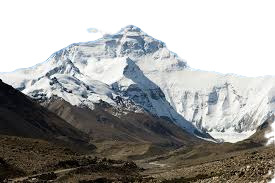
#> input picture queries/3.jpg, 275 x 183 px
$ python search.py --index index.csv --query queries/3.jpg --result-path dataset
#> lines starting #> are read from the running program, lines starting #| are printed output that depends on the picture; after the words box and inside, x2 and y2 are one past the last pixel; in counts of white or black regions, pixels touching at a corner belong together
### extractfeatures.py
# colordescriptor.py
import numpy as np
import cv2
from skimage.feature import hog
from skimage import feature

class ExtractFeatures:
    def __init__(self, bins=(8, 12, 3), orientations=9, pixels_per_cell=(8, 8), cells_per_block=(2, 2)):
        self.bins = bins
        self.orientations = orientations
        self.pixels_per_cell = pixels_per_cell
        self.cells_per_block = cells_per_block

    def describe(self, image):

        hsv_features = self.describe_hsv(image)


        hog_features = self.describe_hog(image)


        combined_features = hsv_features + hog_features
        return combined_features

    def describe_hsv(self, image):
        image = cv2.cvtColor(image, cv2.COLOR_BGR2HSV)
        features = []

        (h, w) = image.shape[:2]
        (cX, cY) = (int(w * 0.5), int(h * 0.5))
        segments = [(0, cX, 0, cY), (cX, w, 0, cY), (cX, w, cY, h), (0, cX, cY, h)]

        (axesX, axesY) = (int(w * 0.75) // 2, int(h * 0.75) // 2)
        ellipMask = np.zeros(image.shape[:2], dtype="uint8")
        cv2.ellipse(ellipMask, (cX, cY), (axesX, axesY), 0, 0, 360, 255, -1)

        for (startX, endX, startY, endY) in segments:
            cornerMask = np.zeros(image.shape[:2], dtype="uint8")
            cv2.rectangle(cornerMask, (startX, startY), (endX, endY), 255, -1)
            cornerMask = cv2.subtract(cornerMask, ellipMask)

            hist = self.histogram(image, cornerMask)
            features.append(hist)

        hist = self.histogram(image, ellipMask)
        features.append(hist)

        return features

    def describe_hog(self, image):
        gray = cv2.cvtColor(image, cv2.COLOR_BGR2GRAY)
        features = []

        (h, w) = gray.shape[:2]
        (cX, cY) = (int(w * 0.5), int(h * 0.5))
        segments = [(0, cX, 0, cY), (cX, w, 0, cY), (cX, w, cY, h), (0, cX, cY, h)]

        (axesX, axesY) = (int(w * 0.75) // 2, int(h * 0.75) // 2)
        ellipMask = np.zeros(gray.shape[:2], dtype="uint8")
        cv2.ellipse(ellipMask, (cX, cY), (axesX, axesY), 0, 0, 360, 255, -1)

        for (startX, endX, startY, endY) in segments:
            cornerMask = np.zeros(gray.shape[:2], dtype="uint8")
            cv2.rectangle(cornerMask, (startX, startY), (endX, endY), 255, -1)
            cornerMask = cv2.subtract(cornerMask, ellipMask)

            hist = self.hog_features(gray, cornerMask)
            features.append(hist)

        hist = self.hog_features(gray, cornerMask)
        features.append(hist)

        # # Trích xuất đặc trưng HOG cho toàn bộ ảnh
        # hist = self.hog_features(gray, None)
        # features.append(hist)

        return features


    def histogram(self, image, mask):
        hist = cv2.calcHist([image], [0, 1, 2], mask, self.bins,
                            [0, 180, 0, 256, 0, 256])
        hist = cv2.normalize(hist, hist).flatten()
        return hist

    def hog_features(self, image, mask):
        masked_image = cv2.bitwise_and(image, image, mask=mask)
        features, _ = hog(masked_image, orientations=self.orientations,
                          pixels_per_cell=self.pixels_per_cell,
                          cells_per_block=self.cells_per_block,
                          visualize=True)
        return features
    # [97 lines left out: functions rgb_to_hsv, covert_image_rgb_to_hsv, my_calcHist, extract_rgb, extract_hsv, convert_image_rgb_to_gray and 2 more, not called in this run]


### searcher.py
# searcher.py
import numpy as np
import csv
import sys
csv.field_size_limit(2147483647)

class Searcher:
    def __init__(self, indexPath):
        self.indexPath = indexPath

    def search(self, queryFeatures, limit=3):
        results = {}
        with open(self.indexPath) as f:
            reader = csv.reader(f)
            kt=0
            for row in reader:
                imageID = row[0]
                # features = [list(map(float, x.split(','))) for x in row[1:]]

                features = []
                # print(len(row))
                # print(len(row))
                for i in range(1, len(row)):
                    features.append(float(i) for i in row[i].split(' '))
                # [6 lines of commented-out code are left out]
                d = self.weighted_distance(features, queryFeatures)
                results[imageID] = d
        f.close()
        results = sorted([(v, k) for (k, v) in results.items()])
        return results[:limit]

    # [85 lines left out: functions chi2_distance, weighted_distance, not called in this run]

# python search.py --index index.csv --query queries/5.jpg --result-path dataset

### search.py
# search.py
from extractfeatures import ExtractFeatures
from searcher import Searcher
import argparse
import cv2
import matplotlib.pyplot as plt

# construct the argument parser and parse the arguments
ap = argparse.ArgumentParser()
ap.add_argument("-i", "--index", required=True,
                help="Path to where the computed index is stored")
ap.add_argument("-q", "--query", required=True,
                help="Path to the query image")
ap.add_argument("-r", "--result-path", required=True,
                help="Path to the result path")
args = vars(ap.parse_args())

# initialize the image descriptor
cd = ExtractFeatures()

# load the query image and describe it
query = cv2.imread(args["query"])
#> query is the input picture: shape (183, 275, 3); mean B, G, R 158.4, 160.5, 160.7
query_resized = cv2.resize(query, (256, 256))
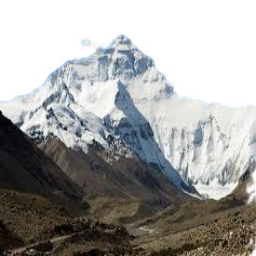
#> query_resized: shape (256, 256, 3); mean B, G, R 158.3, 160.4, 160.7
query_features = cd.describe(query_resized)
#> in describe_hsv, `image = cv2.cvtColor(image, cv2.COLOR_BGR2HSV)`: image: shape (256, 256, 3); mean H, S, V 40.6, 35.4, 165.2
#> in describe_hsv, `cv2.ellipse(ellipMask, (cX, cY), (axesX, axesY), 0, 0, 360, 255, -1)`:
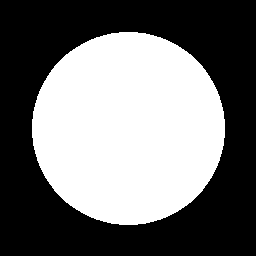
#> ellipMask: shape (256, 256); 44.6% white; 1 white region, box (x1, y1, x2, y2) and area: (32, 32, 225, 225) 29251
#> after the loop in describe_hsv, `for (startX, endX, startY, endY) in segments:`:
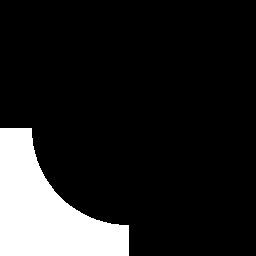
#> cornerMask: shape (256, 256); 13.9% white; 1 white region, box (x1, y1, x2, y2) and area: (0, 128, 129, 256) 9103
#> after the loop in describe_hsv, `for (startX, endX, startY, endY) in segments:`: features = 4 items
#> in describe_hsv, `hist = self.histogram(image, ellipMask)`: hist = 288 values, max 0.532 at index 146, min 0 at index 8, mean 0.0145
#> in describe, `hsv_features = self.describe_hsv(image)`: hsv_features = 5 items
#> in describe_hog, `gray = cv2.cvtColor(image, cv2.COLOR_BGR2GRAY)`:
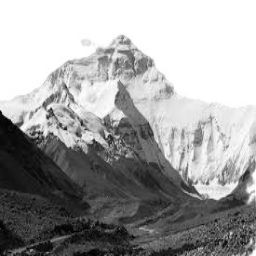
#> gray: shape (256, 256); min 1, max 255, mean 160.2
#> the loop in describe_hog, `for (startX, endX, startY, endY) in segments:` made 4 passes
#> pass 1, in describe_hog, `cornerMask = cv2.subtract(cornerMask, ellipMask)`:
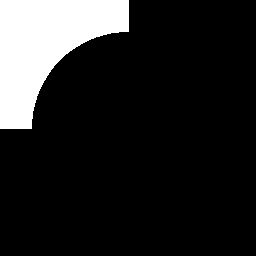
#> cornerMask: shape (256, 256); 14.1% white; 1 white region, box (x1, y1, x2, y2) and area: (0, 0, 129, 129) 9232
#> pass 2, in describe_hog, `cornerMask = cv2.subtract(cornerMask, ellipMask)`:
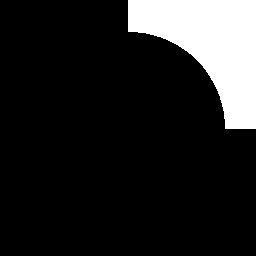
#> cornerMask: shape (256, 256); 13.9% white; 1 white region, box (x1, y1, x2, y2) and area: (128, 0, 256, 129) 9102
#> after the loop in describe_hog, `for (startX, endX, startY, endY) in segments:`: features = 4 items
#> in hog_features (call 5), `masked_image = cv2.bitwise_and(image, image, mask=mask)`:
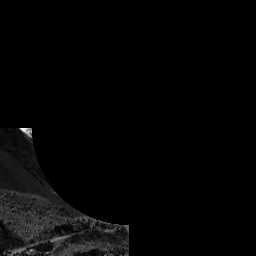
#> masked_image: shape (256, 256); min 0, max 252, mean 5.2
#> in describe, `hog_features = self.describe_hog(image)`: hog_features = 5 items
#> in describe, `combined_features = hsv_features + hog_features`: combined_features = 10 items
#> query_features = 10 items

# print(len(query_features[5]))

# perform the search
searcher = Searcher(args["index"])
results = searcher.search(query_features)
#> (the run stopped early here; a loop or call above may not have finished)

$ run again, with queries/1.jpg copied over queries/3.jpg
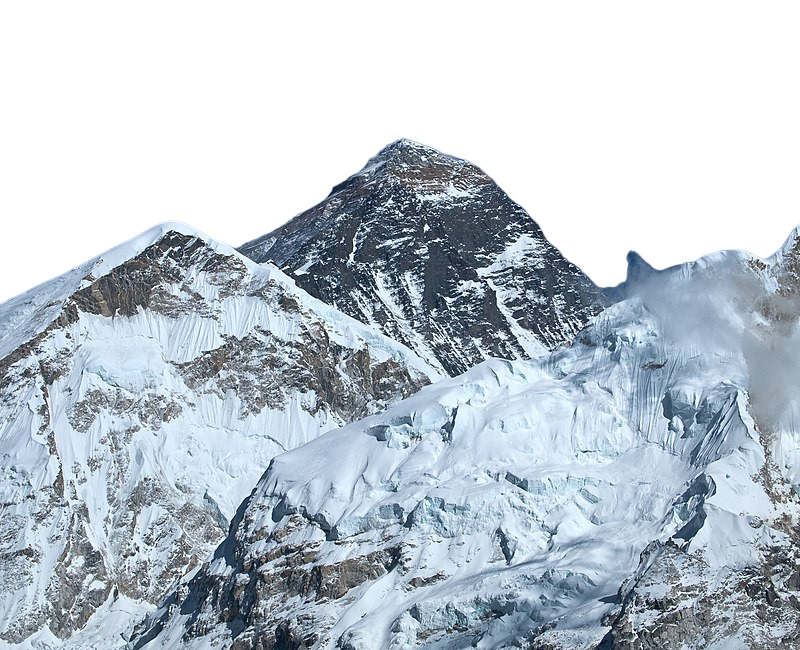
#> input picture queries/1.jpg, 800 x 650 px
#> query is the input picture: shape (650, 800, 3); mean B, G, R 207.5, 198.3, 188.2
#> image: shape (256, 256, 3); mean H, S, V 67.8, 30.1, 207.5
#> ellipMask: shape (256, 256); 44.6% white; 1 white region, box (x1, y1, x2, y2) and area: (32, 32, 225, 225) 29251
#> after the loop in describe_hsv, `for (startX, endX, startY, endY) in segments:`: features = 4 items
#> in describe_hsv, `hist = self.histogram(image, ellipMask)`: hist = 288 values, max 0.776 at index 149, min 0 at index 5, mean 0.0082
#> hsv_features = 5 items
#> in describe_hog, `gray = cv2.cvtColor(image, cv2.COLOR_BGR2GRAY)`:
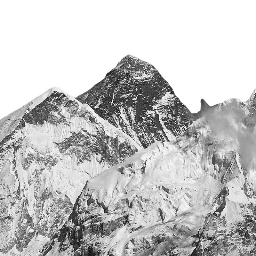
#> gray: shape (256, 256); min 9, max 255, mean 196.3
#> after the loop in describe_hog, `for (startX, endX, startY, endY) in segments:`: features = 4 items
#> in hog_features (call 5), `masked_image = cv2.bitwise_and(image, image, mask=mask)`:
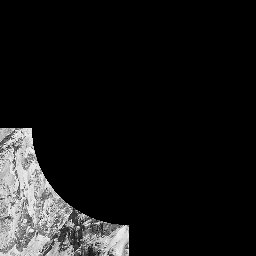
#> masked_image: shape (256, 256); min 0, max 250, mean 22.8
#> hog_features = 5 items
#> combined_features = 10 items

$ run again, with queries/135.jpg copied over queries/3.jpg
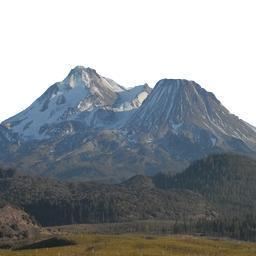
#> input picture queries/135.jpg, 256 x 256 px
#> query is the input picture: shape (256, 256, 3); mean B, G, R 153, 149.3, 144.3
#> image: shape (256, 256, 3); mean H, S, V 56.6, 39.9, 157.3
#> ellipMask: shape (256, 256); 44.6% white; 1 white region, box (x1, y1, x2, y2) and area: (32, 32, 225, 225) 29251
#> after the loop in describe_hsv, `for (startX, endX, startY, endY) in segments:`: features = 4 items
#> in describe_hsv, `hist = self.histogram(image, ellipMask)`: hist = 288 values, max 0.608 at index 157, min 0 at index 6, mean 0.0104
#> hsv_features = 5 items
#> in describe_hog, `gray = cv2.cvtColor(image, cv2.COLOR_BGR2GRAY)`:
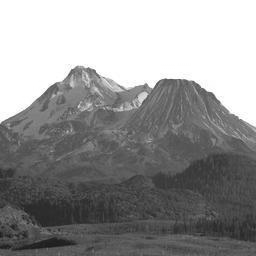
#> gray: shape (256, 256); min 25, max 255, mean 148.2
#> after the loop in describe_hog, `for (startX, endX, startY, endY) in segments:`: features = 4 items
#> in hog_features (call 5), `masked_image = cv2.bitwise_and(image, image, mask=mask)`:
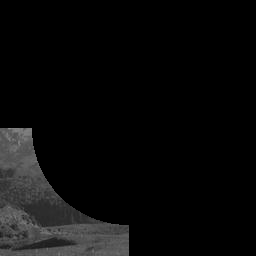
#> masked_image: shape (256, 256); min 0, max 143, mean 10.3
#> hog_features = 5 items
#> combined_features = 10 items

$ run again, with queries/2.jpg copied over queries/3.jpg
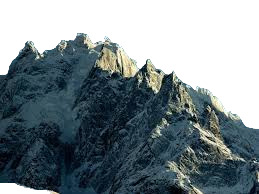
#> input picture queries/2.jpg, 259 x 194 px
#> query is the input picture: shape (194, 259, 3); mean B, G, R 140.2, 135.2, 123.4
#> image: shape (256, 256, 3); mean H, S, V 62.5, 78.5, 141.7
#> ellipMask: shape (256, 256); 44.6% white; 1 white region, box (x1, y1, x2, y2) and area: (32, 32, 225, 225) 29251
#> after the loop in describe_hsv, `for (startX, endX, startY, endY) in segments:`: features = 4 items
#> in describe_hsv, `hist = self.histogram(image, ellipMask)`: hist = 288 values, max 0.632 at index 2, min 0 at index 0, mean 0.0126
#> hsv_features = 5 items
#> after the loop in describe_hog, `for (startX, endX, startY, endY) in segments:`: features = 4 items
#> in hog_features (call 5), `masked_image = cv2.bitwise_and(image, image, mask=mask)`:
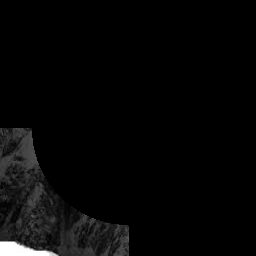
#> masked_image: shape (256, 256); min 0, max 255, mean 6.7
#> hog_features = 5 items
#> combined_features = 10 items
